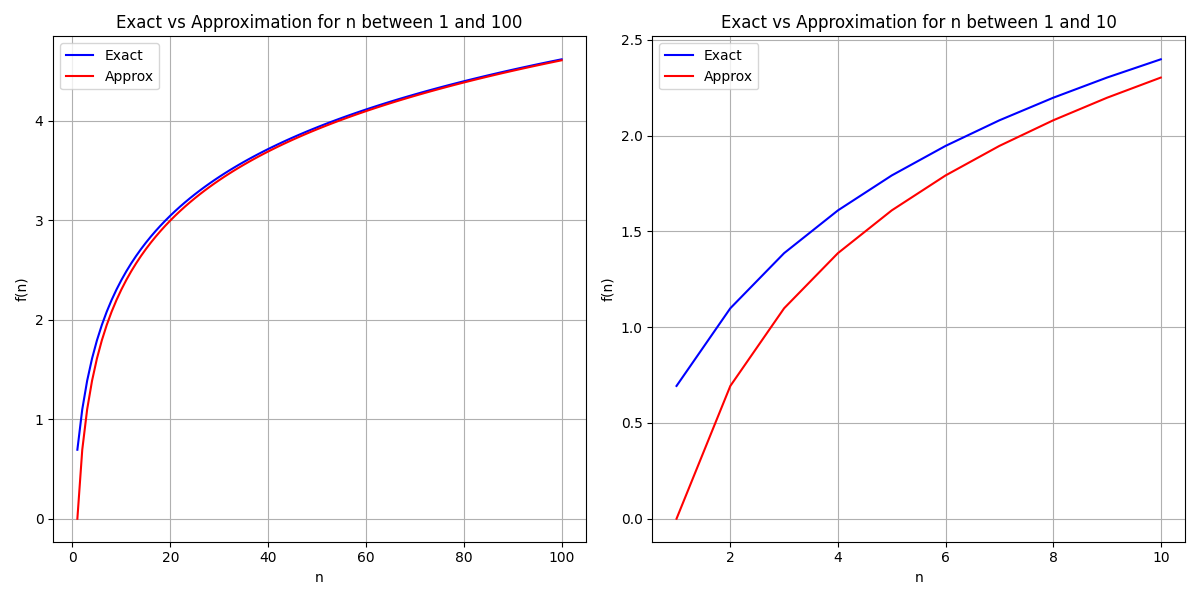

Recreate this plot in Python.
import numpy as np
import matplotlib.pyplot as plt
from scipy.special import factorial

f_exact = lambda x : np.log(factorial(x + 1)) - np.log(factorial(x))
f_approx = lambda x : np.log(x) 

fig, (ax1, ax2) = plt.subplots(1, 2, figsize=(12, 6))

# plot for n between 1 and 100
x = np.arange(1, 101)
y_exact = f_exact(x)
y_approx = f_approx(x)
ax1.plot(x, y_exact, label='Exact', color='blue')
ax1.plot(x, y_approx, label='Approx', color='red')
ax1.set_title('Exact vs Approximation for n between 1 and 100')
ax1.set_xlabel('n')
ax1.set_ylabel('f(n)')
ax1.legend()
ax1.grid()

# plot for n between 1 and 10
x = np.arange(1, 11)
y_exact = f_exact(x)
y_approx = f_approx(x)
ax2.plot(x, y_exact, label='Exact', color='blue')
ax2.plot(x, y_approx, label='Approx', color='red')
ax2.set_title('Exact vs Approximation for n between 1 and 10')
ax2.set_xlabel('n')
ax2.set_ylabel('f(n)')
ax2.legend()
ax2.grid()
plt.tight_layout()

plt.savefig('ps_5/hw5_q2_c.png')